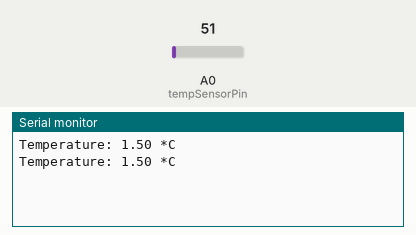
Bench run of a sketch on a simulated Arduino Uno, built with avr-gcc and run on an emulated ATmega328P. Shown: the last lines printed to the serial monitor. The inputs (shaded band) are chosen by the test bench; at power-on: A0 (tempSensorPin) = 51.

Above: at 1.8 s.
1.9 s: A0 (tempSensorPin) set to 61
At 2.8 s:
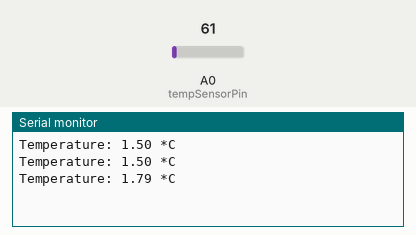
3.4 s: A0 (tempSensorPin) set to 71
At 4.7 s:
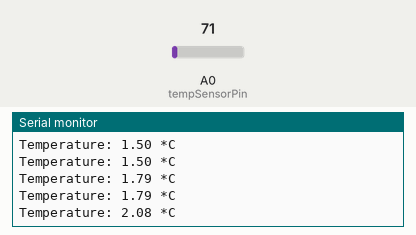
Timing chart, 0 to 6.4 s (numbered marks = the images above; inputs shaded):
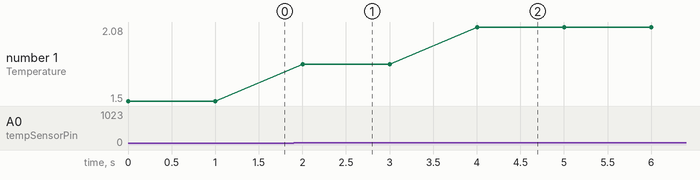

Measured:
- after the input at 1.9 s, the serial monitor: prints a new line after 0.10 s (image 1)
- after the input at 3.4 s, the serial monitor: prints a new line after 0.60 s (image 2)
- plotted number 1: 1.5 → 1.79 after the input at 1.9 s, 1.79 → 2.08 after the input at 3.4 s

The sketch:

6.DHT.ino
```cpp
// Define the pins
const int tempSensorPin = A0; // Analog pin for temperature sensor
const int buzzerPin = 8;      // Digital pin for buzzer

// Temperature threshold in degrees Celsius
const float temperatureThreshold = 19.0;

void setup() {
  // Initialize serial communication for debugging
  Serial.begin(9600);

  // Set the buzzer pin as output
  pinMode(buzzerPin, OUTPUT);

  // Ensure the buzzer is off initially
  digitalWrite(buzzerPin, LOW);
}

void loop() {
  // Read the analog value from the temperature sensor.
  int sensorValue = analogRead(tempSensorPin);

  // Convert the analog value to temperature in Celsius
  // LM35 gives 10mV per degree Celsius.
  // Analog reading is from 0 to 1023, corresponding to 0 to 5V.
  float temperature = sensorValue * (3.0 / 1023.0) * 10;

  // Print the temperature for debugging
  Serial.print("Temperature: ");
  Serial.print(temperature);
  Serial.println(" *C");

  // Check if the temperature exceeds the threshold
  if (temperature > temperatureThreshold) {
    // Turn on the buzzer
    tone(buzzerPin,1000);
  } else {
    // Turn off the buzzer
    noTone(buzzerPin);
  }

  // Wait for a short period before reading again
  delay(1000);
}
```
